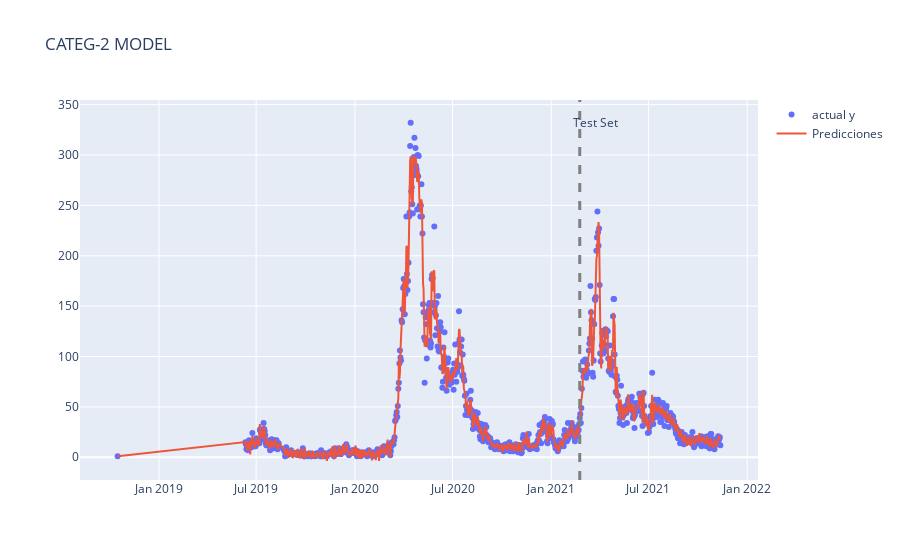

Notebook code cell kept with this figure:
### Code cell
performance_plot(preds_df_2,df_2,  'CATEG-2')

### Figure 1 — Plotly figure (JSON) as saved in the notebook; plotly's stock layout.template omitted (floating-point values rounded to 4 significant figures; data arrays with more than 128 entries replaced by an {"elided": "..."} marker saying what was removed)
{"data": [{"mode": "markers", "name": "actual y", "type": "scatter", "x": {"elided": "879 str values"}, "y": {"elided": "879 int values"}}, {"name": "Predicciones", "type": "scatter", "x": {"elided": "879 str values"}, "y": {"elided": "879 float values"}}], "layout": {"annotations": [{"showarrow": false, "text": "Test Set", "x": "2021-03-25T00:00:00", "y": 322, "yshift": 10}], "shapes": [{"line": {"color": "grey", "dash": "dash", "width": 3}, "type": "line", "x0": "2021-02-23T00:00:00", "x1": "2021-02-23T00:00:00", "xref": "x", "y0": 0, "y1": 1, "yref": "y domain"}], "title": {"text": "CATEG-2 MODEL"}}}
